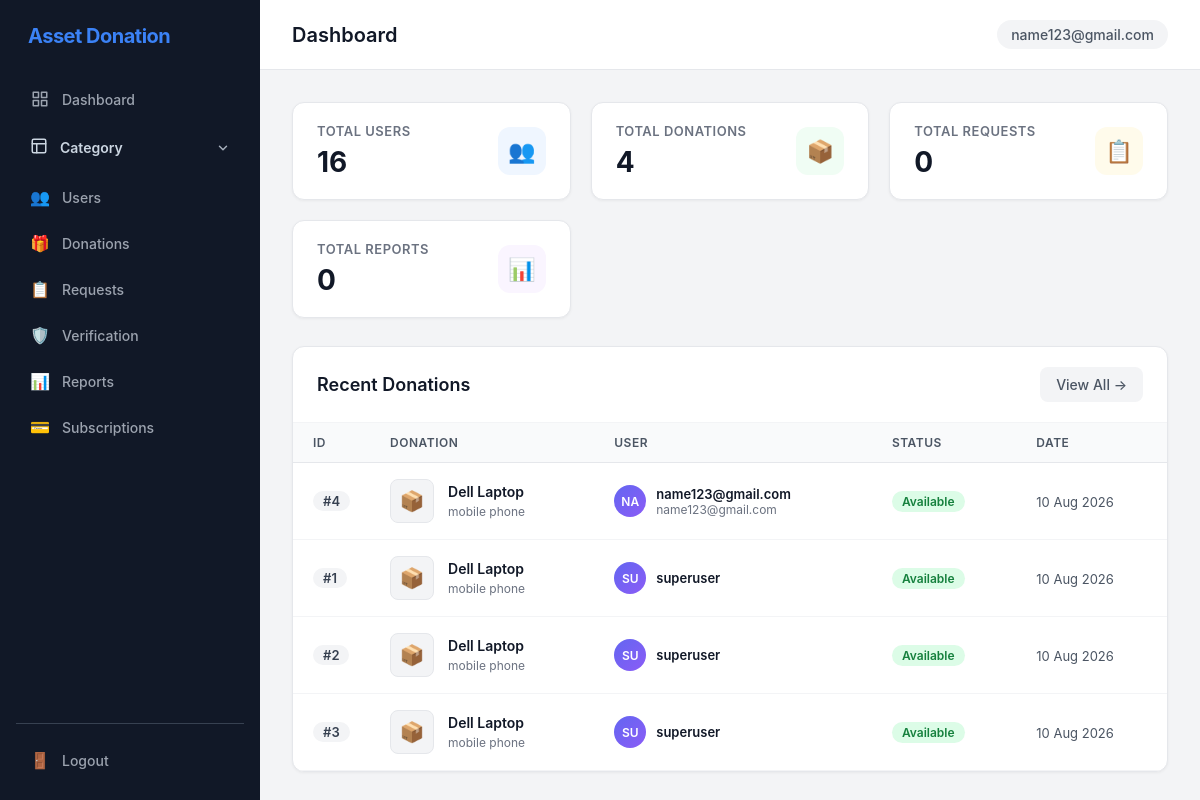
Screenshot of /admin-panel/ (signed in) with the database file from the repository.
### myapp/models.py (models this page shows, shortened)
class Donation(models.Model):
    CONDITION_CHOICES = [
        ('New', 'New'),
        ('Like New', 'Like New'),
        ('Good', 'Good'),
        ('Used', 'Used'),
    ]
    STATUS_CHOICES = [
        ('Available', 'Available'),
        ('Reserved', 'Reserved'),
        ('Completed', 'Completed'),
        ('Expired', 'Expired'),
    ]
    URGENCY_CHOICES = [
        ('Low', 'Low'),
        ('Normal', 'Normal'),
        ('High', 'High'),
    ]
    user = models.ForeignKey(
        User,
        on_delete=models.CASCADE,
        related_name='donations'
    )
    subcategory = models.ForeignKey(
        SubCategory,
        on_delete=models.CASCADE,
        related_name='donations'
    )
    title = models.CharField(max_length=255)
    description = models.TextField()
    condition = models.CharField(
        max_length=20,
        choices=CONDITION_CHOICES
    )
    status = models.CharField(
        max_length=20,
        choices=STATUS_CHOICES,
        default="Available"
    )
    pickup_location = models.CharField(
        max_length=255,
        default="Unknown location"
    )
    latitude = models.DecimalField(
        max_digits=9,
        decimal_places=6,
        null=True,
        blank=True
    )
    longitude = models.DecimalField(
        max_digits=9,
        decimal_places=6,
        null=True,
        blank=True
    )
    urgency = models.CharField(
        max_length=20,
        choices=URGENCY_CHOICES,
        default="Normal"
    )
    created_at = models.DateTimeField(default=timezone.now)
    updated_at = models.DateTimeField(default=timezone.now)

class SubCategory(models.Model):
    category = models.ForeignKey(
        Category,
        on_delete=models.CASCADE,
        related_name="subcategories"
    )
    name = models.CharField(max_length=100)
    description = models.TextField(blank=True)

### myapp/admin_panel_views.py (the view)
# urls.py: path('', views.dashboard_view, name='admin_dashboard'),
def dashboard_view(request):
    total_users = User.objects.count()
    total_donations = Donation.objects.count()
    total_categories = Category.objects.count()
    total_requests = Request.objects.count()
    recent_donations = Donation.objects.select_related('user', 'subcategory').prefetch_related('images').order_by('-created_at')[:10]
    context = {
        'total_users': total_users,
        'total_donations': total_donations,
        'total_categories': total_categories,
        'total_requests': total_requests,
        'total_reports': 0,
        'recent_donations': recent_donations,
    }
    return render(request, 'admin_panel/dashboard.html', context)

### templates/admin_panel/dashboard.html (shortened to what this page needs)
{% extends "admin_panel/base.html" %}
{% block page_title %}Dashboard{% endblock %}
{% block content %}
<div class="stats-grid">
    <div class="stat-card">
        <div class="info">
            <h4>Total Users</h4>
            <div class="number">{{ total_users|default:"0" }}</div>
        </div>
        <div class="icon-badge blue">👥</div>
    </div>
    <div class="stat-card">
        <div class="info">
            <h4>Total Donations</h4>
            <div class="number">{{ total_donations|default:"0" }}</div>
        </div>
        <div class="icon-badge green">📦</div>
    </div>
    <div class="stat-card">
        <div class="info">
            <h4>Total Requests</h4>
            <div class="number">{{ total_requests|default:"0" }}</div>
        </div>
        <div class="icon-badge amber">📋</div>
    </div>
    <div class="stat-card">
        <div class="info">
            <h4>Total Reports</h4>
            <div class="number">{{ total_reports|default:"0" }}</div>
        </div>
        <div class="icon-badge purple">📊</div>
    </div>
</div>
<div class="panel-card">
    <div class="panel-header">
        <h3>Recent Donations</h3>
        <a href="{% url 'admin_donations' %}" class="btn btn-secondary">
            View All →
        </a>
    </div>
    <div class="table-responsive">
        <table class="data-table">
            <thead>
                <tr>
                    <th style="width: 70px;">ID</th>
                    <th>Donation</th>
                    <th>User</th>
                    <th>Status</th>
                    <th>Date</th>
                </tr>
            </thead>
            <tbody>
                {% for donation in recent_donations %}
                <tr>
                    <td>
                        <span class="count-pill">#{{ donation.id }}</span>
                    </td>
                    <td>
                        <div class="donation-cell">
                            <div class="donation-thumb">
                                {% with donation.images.all|first as img %}
                                    {% if img and img.image %}
                                        <img src="{{ img.image.url }}" alt="{{ donation.title }}">
                                    {% else %}
                                        <span>📦</span>
                                    {% endif %}
                                {% endwith %}
                            </div>
                            <div class="donation-info">
                                <div class="donation-title">{{ donation.title }}</div>
                                {% if donation.subcategory %}
                                    <div class="donation-desc">{{ donation.subcategory.name }}</div>
                                {% endif %}
                            </div>
                        </div>
                    </td>
                    <td>
                        <div class="user-cell-compact">
                            <div class="user-avatar-sm">{{ donation.user.username|slice:":2"|upper }}</div>
                            <div>
                                <div class="donor-name">{{ donation.user.username }}</div>
                                {% if donation.user.email %}
                                    <div class="donor-email">{{ donation.user.email }}</div>
                                {% endif %}
                            </div>
                        </div>
                    </td>
                    <td>
                        {% if donation.status == 'Available' %}
                            <span class="badge badge-active">Available</span>
                        {% elif donation.status == 'Reserved' %}
                            <span class="badge badge-warning">Reserved</span>
                        {% elif donation.status == 'Completed' %}
                            <span class="badge badge-completed">Completed</span>
                        {% elif donation.status == 'Expired' %}
                            <span class="badge badge-inactive">Expired</span>
                        {% else %}
                            <span class="badge badge-user">{{ donation.status }}</span>
                        {% endif %}
                    </td>
                    <td>
                        <span style="color: #4b5563; font-size: 13px;">{{ donation.created_at|date:"d M Y" }}</span>
                    </td>
                </tr>
                {% endfor %}
            </tbody>
        </table>
    </div>
</div>
{% endblock %}

### templates/admin_panel/base.html (shortened to what this page needs)
<!DOCTYPE html>
<html lang="en">
<head>
    {% load static %}
    <link rel="stylesheet" href="{% static 'admin_panel/css/admin.css' %}">
</head>
<body>
    <div class="admin-layout">
        <aside class="sidebar">
            <div class="logo">
                Asset Donation
            </div>
            <nav>
                <a href="{% url 'admin_dashboard' %}">
                    <span class="nav-icon">
                    </span>
                    <span>Dashboard</span>
                </a>
                <div class="nav-group {% if request.resolver_match.url_name == 'admin_categories' %}open active-group{% endif %}" id="categoryNavGroup">
                    <div class="nav-group-header {% if request.resolver_match.url_name == 'admin_categories' %}active{% endif %}" id="categoryToggle" role="button" tabindex="0" title="Click to toggle categories">
                        <span class="nav-icon">
                            <svg width="18" height="18" viewBox="0 0 24 24" fill="none" stroke="currentColor" stroke-width="2" stroke-linecap="round" stroke-linejoin="round">
                                <rect x="3" y="3" width="18" height="18" rx="2" ry="2"></rect>
                                <line x1="3" y1="9" x2="21" y2="9"></line>
                                <line x1="9" y1="21" x2="9" y2="9"></line>
                            </svg>
                        </span>
                        <span class="nav-text">Category</span>
                        <span class="chevron-arrow">
                            <svg width="14" height="14" viewBox="0 0 24 24" fill="none" stroke="currentColor" stroke-width="2.5" stroke-linecap="round" stroke-linejoin="round">
                                <polyline points="6 9 12 15 18 9"></polyline>
                            </svg>
                        </span>
                    </div>
                </div>
                <a href="{% url 'admin_users' %}">
                    <span class="nav-icon">👥</span>
                    <span>Users</span>
                </a>
                <a href="{% url 'admin_donations' %}">
                    <span class="nav-icon">🎁</span>
                    <span>Donations</span>
                </a>
                <a href="{% url 'admin_requests' %}">
                    <span class="nav-icon">📋</span>
                    <span>Requests</span>
                </a>
                <a href="{% url 'admin_verification' %}">
                    <span class="nav-icon">🛡️</span>
                    <span>Verification</span>
                </a>
                <a href="{% url 'admin_reports' %}">
                    <span class="nav-icon">📊</span>
                    <span>Reports</span>
                </a>
                <a href="{% url 'admin_subscriptions' %}">
                    <span class="nav-icon">💳</span>
                    <span>Subscriptions</span>
                </a>
            </nav>
            <div class="sidebar-bottom">
                <a href="{% url 'admin_logout' %}">
                    <span class="nav-icon">🚪</span>
                    <span>Logout</span>
                </a>
            </div>
        </aside>
        <main class="main-content">
            <header class="topbar">
                <h2>{% block page_title %}Dashboard{% endblock %}</h2>
                <div class="admin-user">
                    {{ request.user.username|default:"Admin" }}
                </div>
            </header>
            <section class="content">
                {% block content %}
                {% endblock %}
            </section>
        </main>
    </div>
</body>
</html>

### rows the page displays
Donation: id "4", title "Dell Laptop", subcategory.name "mobile phone", user.username "NA", user.username "name123@gmail.com", user.email "name123@gmail.com", status "Available", created_at "10 Aug 2026"
Donation: id "1", title "Dell Laptop", subcategory.name "mobile phone", user.username "SU", user.username "superuser", status "Available", created_at "10 Aug 2026"
Donation: id "2", title "Dell Laptop", subcategory.name "mobile phone", user.username "SU", user.username "superuser", status "Available", created_at "10 Aug 2026"
Donation: id "3", title "Dell Laptop", subcategory.name "mobile phone", user.username "SU", user.username "superuser", status "Available", created_at "10 Aug 2026"

### other values shown
{{ request.user.username|default:"Admin" }} "name123@gmail.com"
{{ total_users|default:"0" }} "16"
{{ total_donations|default:"0" }} "4"
{{ total_requests|default:"0" }} "0"
{{ total_reports|default:"0" }} "0"
